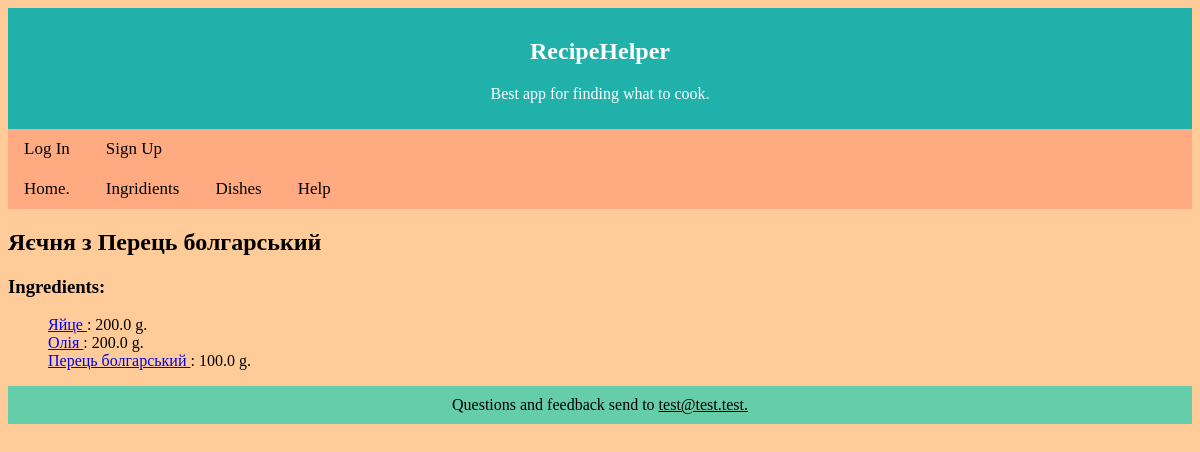
Page /recipe/256/ on the committed database.
### Picker/models.py (models this page shows, shortened)
class Dish(models.Model):
    name = models.CharField(max_length = 100)
    description = models.TextField(blank=True, default='')

class Recipe(models.Model):
    dish = models.ForeignKey(Dish, on_delete=models.CASCADE)
    ingredient = models.ForeignKey(Ingredient, on_delete=models.PROTECT)
    amount = models.DecimalField(max_digits = 10, decimal_places = 1, null = True)
    class Meta:
        unique_together = (('dish', 'ingredient'),)

class Ingredient(models.Model):
    name = models.CharField(max_length = 40, unique = True)
    units = models.CharField(max_length = 10, default = 'g.')
    description = models.TextField(blank = True, default = '')

### Picker/views.py (the view)
# urls.py: path('recipe/<int:dish_id>/', views.recipe, name='recipe'),
def recipe(request, dish_id):
    try:
        rec = Dish.objects.get(pk=dish_id)
    except Dish.DoesNotExist:
        raise Http404("There is no such recipe.")
    ing_list = Recipe.objects.filter(dish_id=dish_id).select_related('ingredient')
    if request.method == 'POST':
        is_deleted = False
        for temp in ing_list:
            if str(temp.ingredient_id) in request.POST:
                Recipe.objects.filter(pk=temp.pk).delete()
                form = DishForm()
                is_deleted = True
                break
        if not is_deleted:
            form = DishForm(request.POST)
            if form.is_valid():
                ing2rec = Recipe(dish_id = dish_id, ingredient_id = form.cleaned_data['ingredient'],
                                 amount=form.cleaned_data['amount'])
                ing2rec.save()
        ing_list = Recipe.objects.filter(dish_id=dish_id).select_related('ingredient')
    else:
        form = DishForm()
    template = loader.get_template('dish.html')
    context = {
        'dish_name': rec.name,
        'ingredients_list': ing_list,
        'dish_description': rec.description,
        'form': form,
    }
    return HttpResponse(template.render(context, request))

### templates/dish.html (shortened to what this page needs)
{% extends 'base.html' %}
{% block nav %}
<nav>
    <a href="{% url 'index' %}">Home.</a>
    <a href="{% url 'ing_cat' %}">Ingridients</a>
    <a href="{% url 'catalog' %}">Dishes</a>
    <a>Help</a>
</nav>
{% endblock %}
{% block content %}
<h2>{{ dish_name }}</h2>
<h3>Ingredients:</h3>
{% if ingredients_list %}
<ul id="inline">
    {% for ing in ingredients_list %}
        <li>
            <form method="post" >
                <a href="/ingredient/{{ ing.ingredient_id }} "> {{ ing.ingredient.name }} </a> : {{ ing.amount }} {{ ing.ingredient.units }}
            </form>
        </li>
    {% endfor %}
</ul>
{% endif %}
{% endblock %}

### static/first.css (style rules this page uses)
body { background-color: #ffcc99; }
nav { width: 100%; background-color: #ffaa80; padding: 10px 0px; overflow: hidden; }
nav a { color: black; text-align: center; padding: 14px 16px; text-decoration: none; font-size: 17px; }
ul#inline li { display: inline; }

### rows in the picture
Dish: name "Яєчня з Перець болгарський"
Recipe: ingredient.name "Яйце", amount "200.0", ingredient.units "g."
Recipe: ingredient.name "Олія", amount "200.0", ingredient.units "g."
Recipe: ingredient.name "Перець болгарський", amount "100.0", ingredient.units "g."
